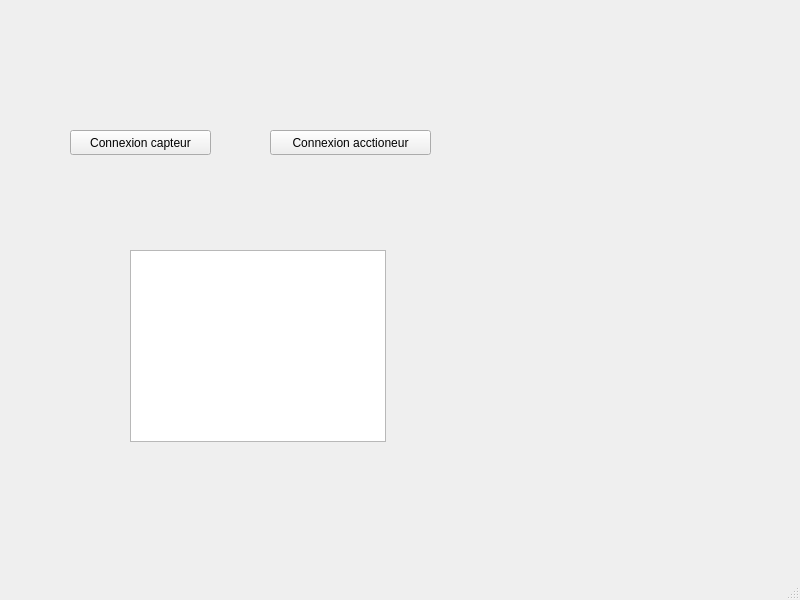
<?xml version="1.0" encoding="UTF-8"?>
<ui version="4.0">
 <class>MainWindow</class>
 <widget class="QMainWindow" name="MainWindow">
  <property name="geometry">
   <rect>
    <x>0</x>
    <y>0</y>
    <width>800</width>
    <height>600</height>
   </rect>
  </property>
  <property name="windowTitle">
   <string>MainWindow</string>
  </property>
  <widget class="QWidget" name="centralwidget">
   <widget class="QPushButton" name="pushButton">
    <property name="geometry">
     <rect>
      <x>70</x>
      <y>130</y>
      <width>141</width>
      <height>25</height>
     </rect>
    </property>
    <property name="text">
     <string>Connexion capteur</string>
    </property>
   </widget>
   <widget class="QPushButton" name="pushButton_2">
    <property name="geometry">
     <rect>
      <x>270</x>
      <y>130</y>
      <width>161</width>
      <height>25</height>
     </rect>
    </property>
    <property name="text">
     <string>Connexion acctioneur</string>
    </property>
   </widget>
   <widget class="QListView" name="listView">
    <property name="geometry">
     <rect>
      <x>130</x>
      <y>250</y>
      <width>256</width>
      <height>192</height>
     </rect>
    </property>
   </widget>
  </widget>
  <widget class="QMenuBar" name="menubar">
   <property name="geometry">
    <rect>
     <x>0</x>
     <y>0</y>
     <width>800</width>
     <height>22</height>
    </rect>
   </property>
  </widget>
  <widget class="QStatusBar" name="statusbar"/>
 </widget>
 <resources/>
 <connections/>
</ui>
